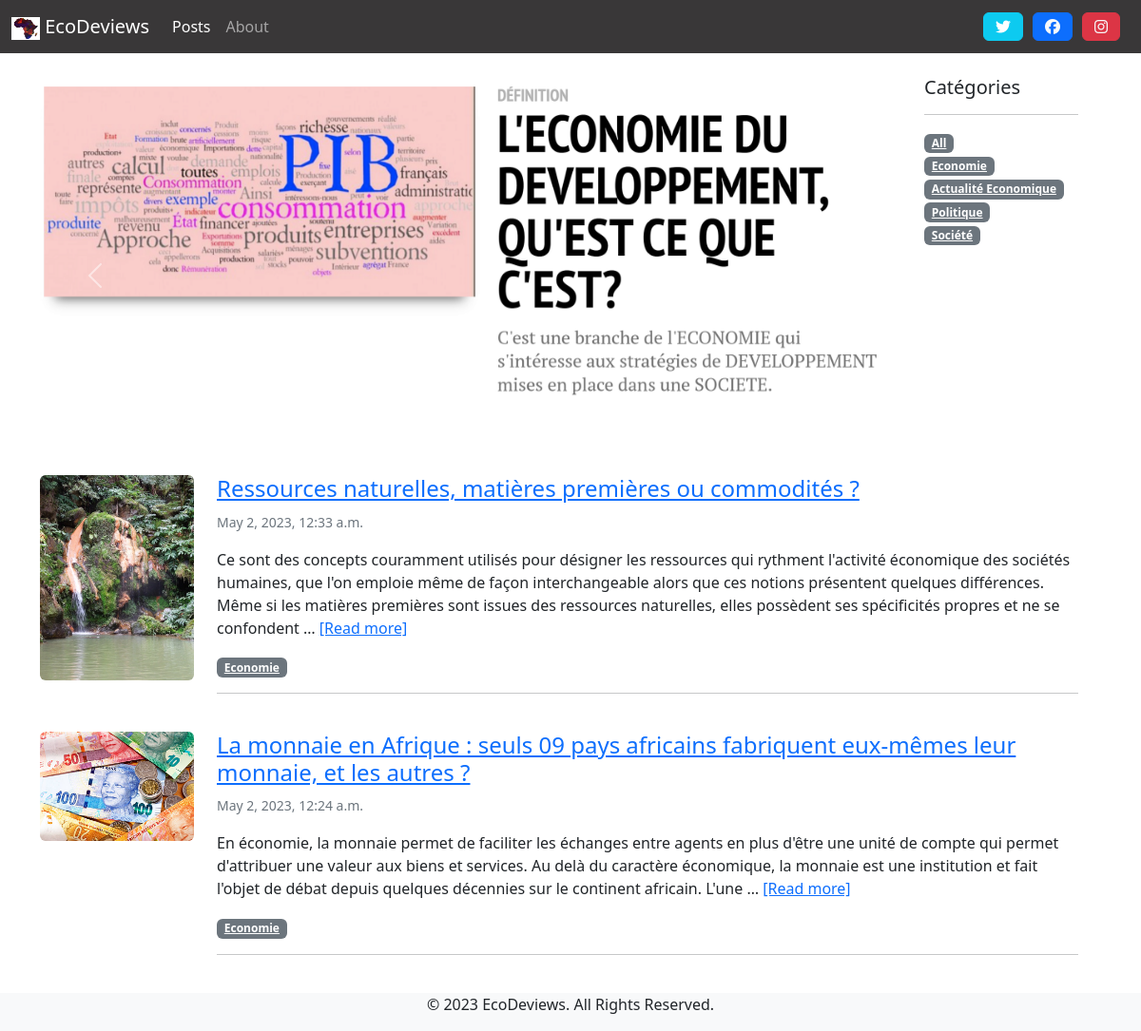
Page /blog/posts/Economie/ on the committed database.
### blog/models.py (models this page shows, shortened)
class PostCategory(models.Model):
    name = models.CharField(max_length=50)
    def slug(self):
        return slugify(self.name)

class Post(models.Model):
    title = models.CharField(max_length=100)
    category = models.ForeignKey('PostCategory',
                                 null=True,
                                 blank=True,
                                 on_delete=models.DO_NOTHING)
    redactor = models.ForeignKey('Redactor',
                                 on_delete=models.DO_NOTHING)
    illustration = models.ImageField(upload_to='upload/', blank=True)
    published = models.BooleanField(default=False)
    text = models.TextField(blank=True)
    created_at = models.DateTimeField(auto_now_add=True)

### blog/views.py (the view)
# urls.py: path('posts/', views.post_list, name='home'),
def post_list(request, category_name=model_helpers.post_category_all.slug()):
    category, posts = model_helpers.get_category_and_posts(category_name)
    categories = model_helpers.get_categories()
    context = {
        'navigation_items': navigation.navigation_items(navigation.NAV_POSTS),
        'category': category,
        'posts': posts,
        'categories': categories,
    }
    return render(request, 'blog/post_list.html', context)

### blog/model_helpers.py (called while the page is built)
def get_category_and_posts(category_name):
    posts = Post.objects.filter(published=True)
    if category_name == post_category_all.slug():
        category = post_category_all
    else:
        try:
            category = PostCategory.objects.get(name__iexact=category_name)
            posts = posts.filter(category=category)
        except PostCategory.DoesNotExist:
            category = PostCategory(name=category_name)
            posts = Post.objects.none()
    posts = posts.order_by('-created_at')
    return category, posts

def get_categories():
    categories = list(PostCategory.objects.all())
    categories.insert(0, post_category_all)
    return categories

### blog/navigation.py (called while the page is built)
def navigation_items(selected_item):
    items = []
    for name, url in NAV_ITEMS:
        items.append({
            'name': name,
            'url': url,
            'active': True if selected_item == name else False
        })
    return items

### blog/templates/blog/post_list.html (shortened to what this page needs)
{% extends 'base.html' %}
{% load static %}
{% block content %}
<div class="row">
<div class=" col-sm-10 carousel slide" id="carouselExampleInterval" data-bs-ride="carousel">
  <div class="carousel-inner">
    <div class="carousel-item active" data-bs-interval="10000">
      <img src="{% static 'img/img1.png' %}" class="d-block w-100 img-fluid" alt="...">
    </div>
  </div>
  <button class="carousel-control-prev" type="button" data-bs-target="#carouselExampleInterval" data-bs-slide="prev">
    <span class="carousel-control-prev-icon" aria-hidden="true"></span>
  </button>
  <button class="carousel-control-next" type="button" data-bs-target="#carouselExampleInterval" data-bs-slide="next">
    <span class="carousel-control-next-icon" aria-hidden="true"></span>
  </button>
</div>
    <div class="col-sm-2 ">
        <h5>Catégories</h5>
        <hr>
        <ul class="list-unstyled">
            {% for cat in categories %}
                <li>
                    <a href="{% url 'post-list' cat.slug %}" class="badge bg-secondary text-white">
                        {{ cat.name|capfirst }}
                    </a>
                </li>
            {% endfor %}
        </ul>
    </div>
</div>
    {% for post in posts %}
        <div class="row">
            <div class="col-sm-2 col-12" >
                <img src="{{post.illustration.url}}"
                     class="img-fluid float-end rounded mx-auto d-block "
                     height="150" width="200">
            </div>
            <div class="col-sm-10 mb-4">
                <h4> <a href="{% url 'post-detail' post.pk %}"> {{ post.title }}</a></h4>
                <small class="text-muted">{{ post.created_at }}</small>
                <p class="text-muted">
                    {{ post.text|linebreaks|safe|truncatewords:50 }}
                    <a href="{% url 'post-detail' post.pk %}">[Read more]</a>
                </p>
                <a href="{% url 'post-list' post.category.slug %}" class="badge bg-secondary text-white">
                {{ post.category.name|capfirst }}
                </a>
                <hr>
            </div>
        </div>
    {% endfor %}
{% endblock content %}

### rows in the picture
PostCategory: name "Economie"
PostCategory: name "Actualité Economique"
PostCategory: name "Politique"
PostCategory: name "Société"
Post: illustration (picture), title "Ressources naturelles, matières premières ou commodités ?", created_at "May 2, 2023, 12:33 a.m.", text "Ce sont des concepts couramment utilisés pour désigner les ressources qui rythment l'activité économique des sociétés humaines, que l'on emploie même de façon interchangeable alors que ces notions présentent quelques différences. Même si les matières premières sont issues des ressources naturelles, elles possèdent ses spécificités propres et ne se confondent …", category.name "Economie"
Post: illustration (picture), title "La monnaie en Afrique : seuls 09 pays africains fabriquent eux-mêmes leur monnaie, et les autres ?", created_at "May 2, 2023, 12:24 a.m.", text "En économie, la monnaie permet de faciliter les échanges entre agents en plus d'être une unité de compte qui permet d'attribuer une valeur aux biens et services. Au delà du caractère économique, la monnaie est une institution et fait l'objet de débat depuis quelques décennies sur le continent africain. L'une …", category.name "Economie"

### other values in the picture
{{ item.name }} "Posts" "About"
{{ cat.name|capfirst }} "All"
